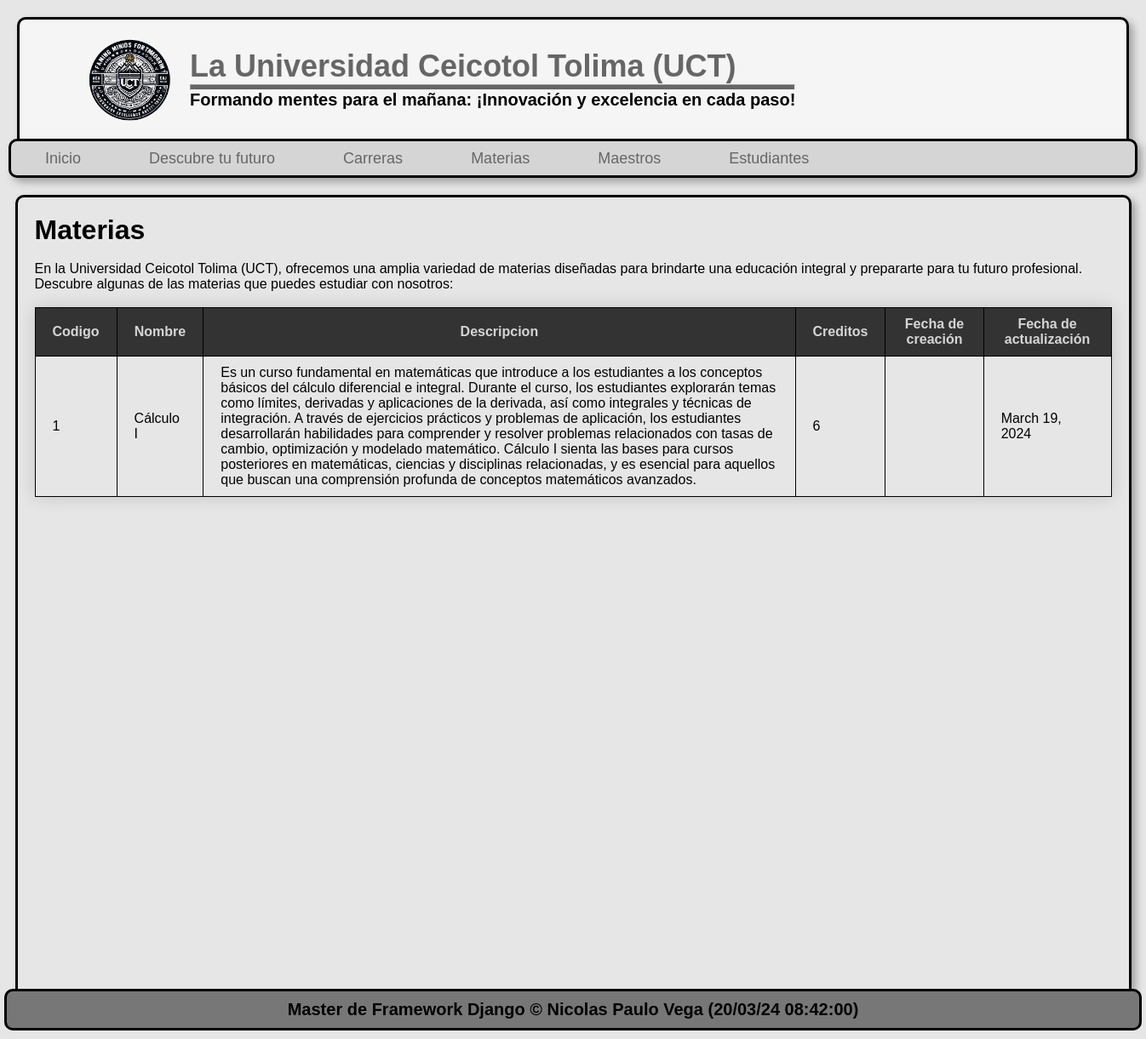
Page /materias/ on the earlier database version.
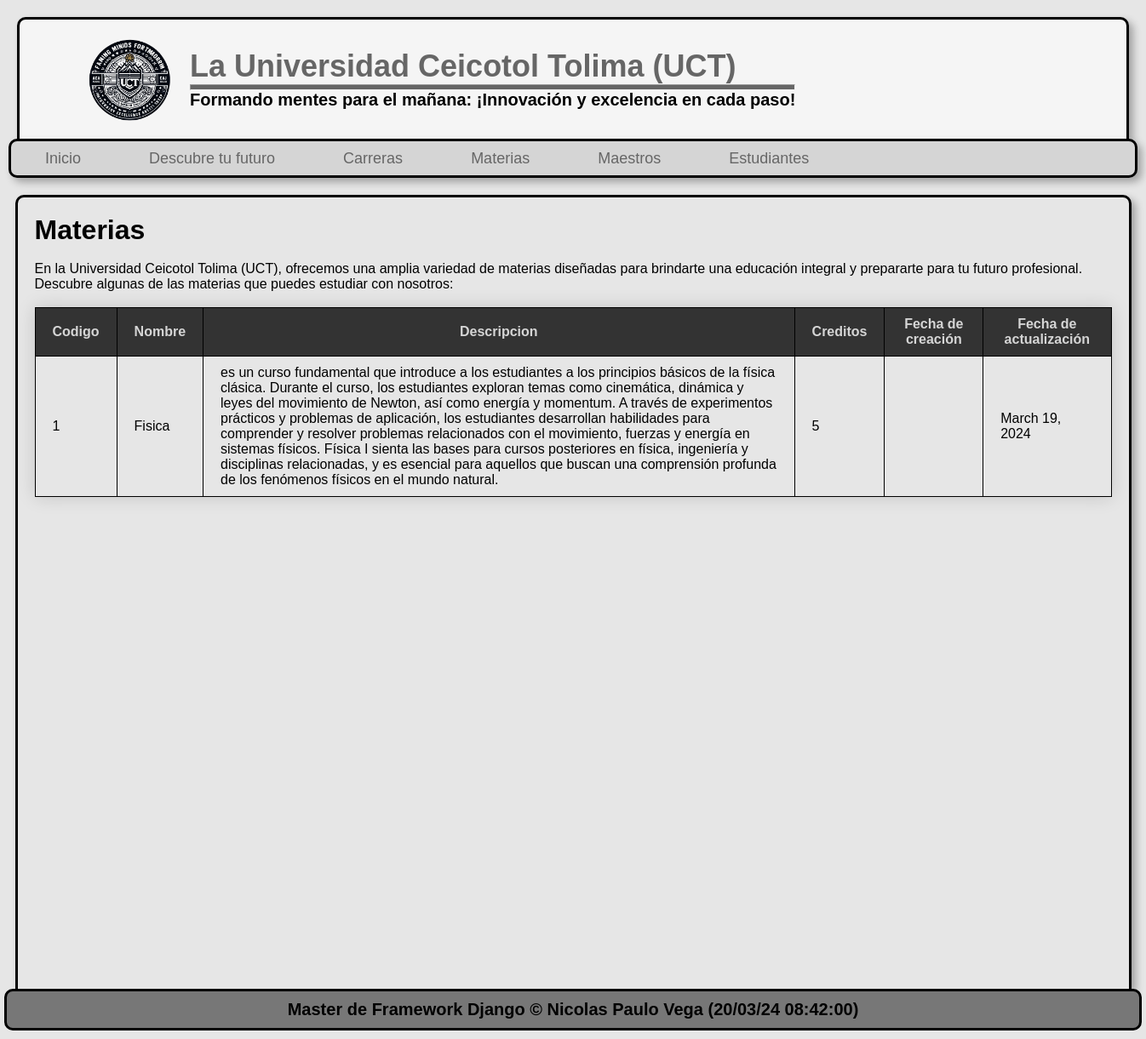
Same page on the later database version.
### pagina/models.py (models this page shows, shortened)
class Materi(models.Model):
    code = models.AutoField(primary_key=True, verbose_name="codigo")
    name = models.CharField(max_length=150, verbose_name="nombre")
    description = models.TextField(verbose_name="descripcion")
    credits = models.IntegerField(verbose_name="creditos")
    Creation_date = models.DateTimeField(auto_now_add=True, verbose_name="fecha de creación")
    update_date = models.DateField(auto_now=True, verbose_name="fecha de actualización")
    class Meta:
        verbose_name="Materia"
        verbose_name="Materias"

### pagina/views.py (the view)
# urls.py: path('materias/', pagina.views.courses, name="courses"),
def courses(request):
    materi = Materi.objects.order_by('code')
    return render(request, 'courses.html',{
        'materi': materi
    })

### pagina/templates/courses.html (shortened to what this page needs)
{% extends "layout.html" %}
{% load static %}
{% block content %}
    <h1 class="Materias">Materias</h1>
    <br>
    <p>En la Universidad Ceicotol Tolima (UCT), ofrecemos una amplia variedad de materias diseñadas para brindarte una educación integral y prepararte para tu futuro profesional. Descubre algunas de las materias que puedes estudiar con nosotros:</p>
    <br>
    <div class="lista-materias">
        <table class="tabla-materias">
            <thead>
                    <tr>
                    <th>Codigo</th>
                    <th>Nombre</th>
                    <th>Descripcion</th>
                    <th>Creditos</th>
                    <th>Fecha de creación</th>
                    <th>Fecha de actualización</th>
                </tr>
            </thead>
            <tbody>
                {% for materia in materi %}
                <tr>
                    <td>{{ materia.code }}</td>
                    <td>{{ materia.name }}</td>
                    <td>{{ materia.description }}</td>
                    <td>{{ materia.credits }}</td>
                    <td>{{ materia.create_date }}</td>
                    <td>{{ materia.update_date }}</td>
                </tr>
                {% endfor %}
            </tbody>
        </table>
    </div>
{% endblock  %}

Differences in the rows shown:
changed Materi id 1: name "Cálculo I" → "Fisica"; description "Es un curso fundamental en matemáticas que introduce a los estudiantes a los conceptos básicos del cálculo diferencial e integral. Durante el curso, los estudiantes explorarán temas como límites, derivadas y aplicaciones de la derivada, así como integrales y técnicas de integración. A través de ejercicios prácticos y problemas de aplicación, los estudiantes desarrollarán habilidades para comprender y resolver problemas relacionados con tasas de cambio, optimización y modelado matemático. Cálculo I sienta las bases para cursos posteriores en matemáticas, ciencias y disciplinas relacionadas, y es esencial para aquellos que buscan una comprensión profunda de conceptos matemáticos avanzados." → "es un curso fundamental que introduce a los estudiantes a los principios básicos de la física clásica. Durante el curso, los estudiantes exploran temas como cinemática, dinámica y leyes del movimiento de Newton, así como energía y momentum. A través de experimentos prácticos y problemas de aplicación, los estudiantes desarrollan habilidades para comprender y resolver problemas relacionados con el movimiento, fuerzas y energía en sistemas físicos. Física I sienta las bases para cursos posteriores en física, ingeniería y disciplinas relacionadas, y es esencial para aquellos que buscan una comprensión profunda de los fenómenos físicos en el mundo natural."; credits "6" → "5"
